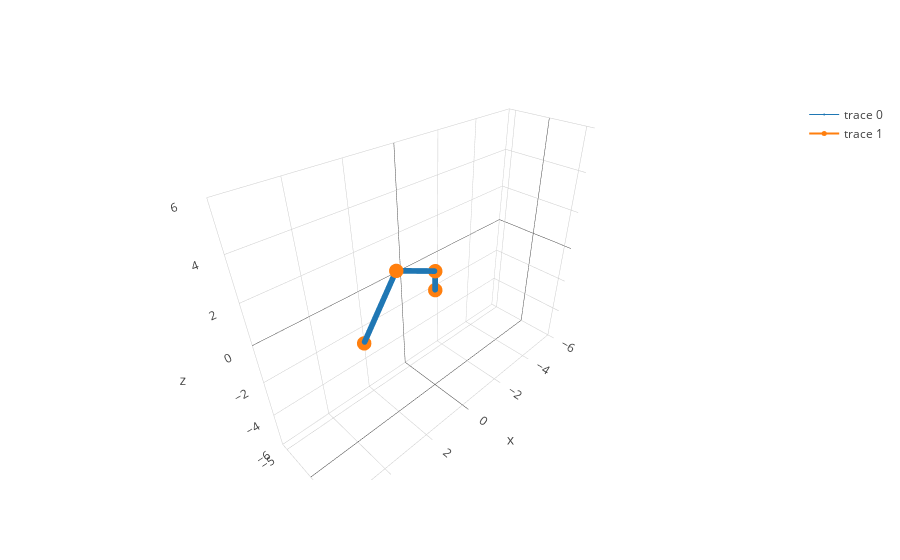

Here is the notebook cell this chart was saved with:
### Code cell
theta = [0,pi/3,pi/2]
kin.fwd(robot1,theta)
m = graphics.plotcurrpos(robot1)
m.show()

### Figure 1 — Plotly figure (JSON) as saved in the notebook; plotly's stock layout.template omitted (floating-point values rounded to 4 significant figures; data arrays with more than 128 entries replaced by an {"elided": "..."} marker saying what was removed)
{"data": [{"line": {"color": "#1f77b4", "width": 1}, "marker": {"size": 2}, "type": "scatter3d", "uid": "d4e1e46e-7c97-475b-b6a0-b6e00aecdf70", "x": {"elided": "150 float values"}, "y": {"elided": "150 int values"}, "z": {"elided": "150 float values"}}, {"line": {"color": "#ff7f0e", "width": 2}, "marker": {"size": 5}, "type": "scatter3d", "uid": "74ea558a-f9e2-4be8-9640-740b6d3eddcb", "x": [0, 0, 1.732, 3.232], "y": [0, 0, 0, 0], "z": [0, 1, 2, -0.5981]}], "layout": {"scene": {"xaxis": {"range": [-6, 6]}, "yaxis": {"range": [-6, 6]}, "zaxis": {"range": [-6, 6]}}}}
